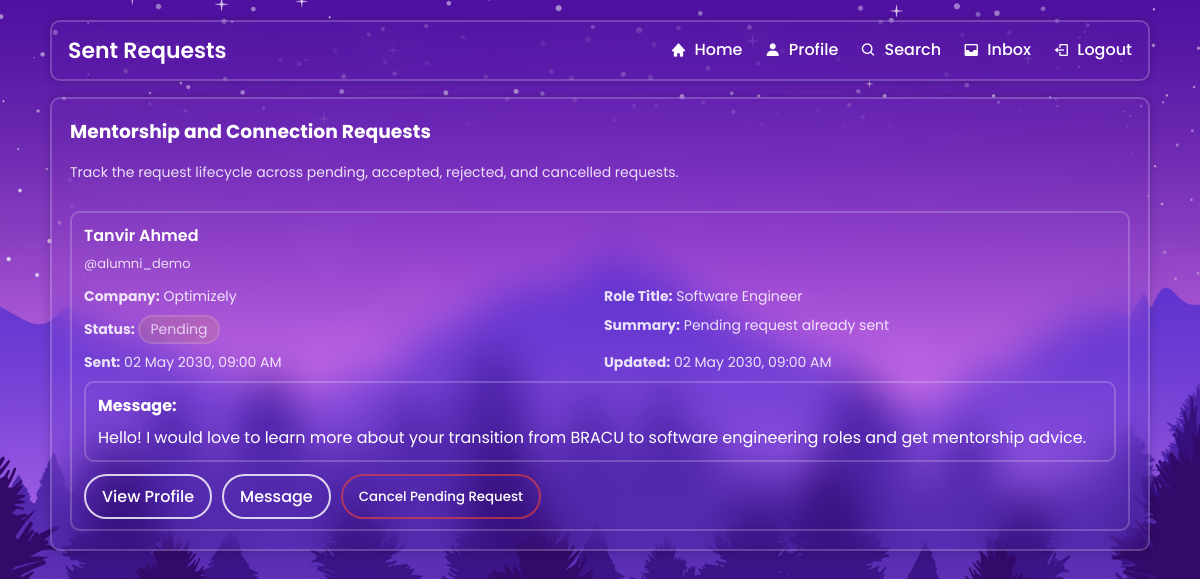
The page /sent_requests.php (signed in) on the database its author committed.
### tables this page shows
CREATE TABLE IF NOT EXISTS connection_requests (
    request_id INT UNSIGNED NOT NULL AUTO_INCREMENT,
    student_id INT UNSIGNED NOT NULL,
    alumni_id INT UNSIGNED NOT NULL,
    message TEXT NULL,
    status ENUM('pending', 'accepted', 'rejected', 'cancelled') NOT NULL DEFAULT 'pending',
    created_at TIMESTAMP NOT NULL DEFAULT CURRENT_TIMESTAMP,
    updated_at TIMESTAMP NOT NULL DEFAULT CURRENT_TIMESTAMP ON UPDATE CURRENT_TIMESTAMP,
    PRIMARY KEY (request_id),
    KEY idx_connection_requests_student_status (student_id, status),
    KEY idx_connection_requests_alumni_status (alumni_id, status),
    KEY idx_connection_requests_lookup (student_id, alumni_id, status),
    KEY idx_connection_requests_created_at (created_at),
    CONSTRAINT fk_connection_requests_student
        FOREIGN KEY (student_id) REFERENCES users (user_id)
        ON DELETE CASCADE
        ON UPDATE CASCADE,
    CONSTRAINT fk_connection_requests_alumni
        FOREIGN KEY (alumni_id) REFERENCES users (user_id)
        ON DELETE CASCADE
        ON UPDATE CASCADE
);

CREATE TABLE IF NOT EXISTS users (
    user_id INT UNSIGNED NOT NULL AUTO_INCREMENT,
    first_name VARCHAR(100) NOT NULL,
    last_name VARCHAR(100) NOT NULL,
    username VARCHAR(100) NOT NULL,
    password VARCHAR(255) NOT NULL,
    role ENUM('student', 'alumni', 'admin') NOT NULL,
    PRIMARY KEY (user_id),
    UNIQUE KEY uq_users_username (username),
    KEY idx_users_role (role)
);

CREATE TABLE IF NOT EXISTS alumni (
    user_id INT UNSIGNED NOT NULL,
    github VARCHAR(255) NOT NULL,
    linkedin VARCHAR(255) NOT NULL,
    sex ENUM('male', 'female', 'other') NOT NULL DEFAULT 'other',
    city VARCHAR(100) NOT NULL,
    country VARCHAR(100) NOT NULL,
    zip_code VARCHAR(20) NOT NULL,
    type ENUM('higher studies', 'corporate', 'self employed') NOT NULL DEFAULT 'higher studies',
    thesis VARCHAR(255) NOT NULL,
    university VARCHAR(255) NOT NULL,
    current_country VARCHAR(100) NOT NULL,
    degree_programme VARCHAR(255) NOT NULL,
    field_of_study VARCHAR(255) NOT NULL,
    company_name VARCHAR(255) NOT NULL,
    role_title VARCHAR(255) NOT NULL,
    employment_start_date DATE NULL,
    location VARCHAR(255) NOT NULL,
    business_name VARCHAR(255) NOT NULL,
    business_theme VARCHAR(255) NOT NULL,
    PRIMARY KEY (user_id),
    KEY idx_alumni_company_name (company_name),
    KEY idx_alumni_type (type),
    CONSTRAINT fk_alumni_user
        FOREIGN KEY (user_id) REFERENCES users (user_id)
        ON DELETE CASCADE
        ON UPDATE CASCADE
);

### auth.php (called while the page is built, shortened)
<?php
function e($value)
{
    return htmlspecialchars((string) ($value ?? ''), ENT_QUOTES, 'UTF-8');
}
function display_value($value, $fallback = 'Not provided')
{
    $value = trim((string) ($value ?? ''));
    return $value;
}
function connection_request_status_label($status)
{
    $status = trim((string) $status);
    return ucfirst($status);
}
function connection_request_status_note($status)
{
    switch (trim((string) $status)) {
        case 'pending':
            return 'Pending request already sent';
    }
}
function current_user_id()
{
    return $_SESSION['user_id'] ?? null;
}
?>

### sent_requests.php (the view, shortened to what this page needs)
<?php
require_once('auth.php');
require_once('DBconnect.php');
$student_id = (int) current_user_id();
$requests = [];
$query_error = '';
$sql = "SELECT cr.request_id, cr.message, cr.status, cr.created_at, cr.updated_at,
               u.user_id AS alumni_user_id, u.first_name, u.last_name, u.username,
               a.company_name, a.role_title
        FROM connection_requests cr
        JOIN users u ON cr.alumni_id = u.user_id
        LEFT JOIN alumni a ON a.user_id = u.user_id
        WHERE cr.student_id = ?
        ORDER BY FIELD(cr.status, 'pending', 'accepted', 'rejected', 'cancelled'), cr.updated_at DESC, cr.created_at DESC";
$stmt = $conn->prepare($sql);
if (!$stmt) {
    $query_error = 'We could not load your sent requests right now.';
} else {
    $stmt->bind_param("i", $student_id);
    $stmt->execute();
    $result = $stmt->get_result();
    if ($result) {
        while ($row = mysqli_fetch_assoc($result)) {
            $requests[] = $row;
        }
    }
}
?>
<!DOCTYPE html>
<html lang="en">
<head>
  <link rel="stylesheet" href="style.css" />
  <link rel="stylesheet" href="student_search_style.css" />
  <link href="https://unpkg.com/boxicons@2.1.4/css/boxicons.min.css" rel="stylesheet" />
</head>
<body>
<div class="page">
    <header class="glass hdr">
        <div class="title">Sent Requests</div>
        <nav class="links">
            <a href="student_home.php"><i class='bx bxs-home'></i><span>Home</span></a>
            <a href="student_profile.php"><i class='bx bxs-user'></i><span>Profile</span></a>
            <a href="student_search.php"><i class='bx bx-search'></i><span>Search</span></a>
            <a href="inbox.php"><i class='bx bxs-inbox'></i><span>Inbox</span></a>
            <a href="logout.php"><i class='bx bx-log-out'></i><span>Logout</span></a>
        </nav>
    </header>
    <section class="dash">
        <section class="glass card search-card">
            <h3>Mentorship and Connection Requests</h3>
            <p class="search-note">Track the request lifecycle across pending, accepted, rejected, and cancelled requests.</p>
            <?php if ($query_error): ?>
                <div class="no-results">
                    <p><?php echo e($query_error); ?></p>
                </div>
            <?php elseif (!empty($requests)): ?>
                <div class="search-results">
                    <?php foreach ($requests as $request): ?>
                        <div class="search-result-item">
                            <h4><?php echo e($request['first_name'] . ' ' . $request['last_name']); ?></h4>
                            <p class="result-handle">@<?php echo e($request['username']); ?></p>
                            <span><strong>Company:</strong> <?php echo e(display_value($request['company_name'])); ?></span>
                            <span><strong>Role Title:</strong> <?php echo e(display_value($request['role_title'])); ?></span>
                            <span><strong>Status:</strong> <span class="request-status request-status-<?php echo e($request['status']); ?>"><?php echo e(connection_request_status_label($request['status'])); ?></span></span>
                            <span><strong>Summary:</strong> <?php echo e(connection_request_status_note($request['status'])); ?></span>
                            <span><strong>Sent:</strong> <?php echo e(date('d M Y, h:i A', strtotime($request['created_at']))); ?></span>
                            <span><strong>Updated:</strong> <?php echo e(date('d M Y, h:i A', strtotime($request['updated_at']))); ?></span>
                            <div class="request-message-box">
                                <strong>Message:</strong>
                                <p class="request-message"><?php echo e(display_value($request['message'], 'No message included.')); ?></p>
                            </div>
                            <div class="result-actions">
                                <a href="view_alumni_profile.php?user_id=<?php echo e($request['alumni_user_id']); ?>" class="btn">View Profile</a>
                                <a href="inbox.php?to=<?php echo e($request['alumni_user_id']); ?>" class="btn">Message</a>
                                <?php if ($request['status'] === 'pending'): ?>
                                    <form method="POST" action="cancel_connection_request.php" class="inline-action-form">
                                        <button type="submit" class="btn btn-secondary">Cancel Pending Request</button>
                                    </form>
                                <?php endif; ?>
                            </div>
                        </div>
                    <?php endforeach; ?>
                </div>
            <?php endif; ?>
        </section>
    </section>
</div>
</body>
</html>

### style.css (style rules this page uses)
* { margin: 0; padding: 0; box-sizing: border-box; font-family: "Poppins", sans-serif; }
body { display: flex; justify-content: center; align-items: center; min-height: 100vh; background: url('img.jpg') no-repeat; background-size: cover; background-position: center; }

### student_search_style.css (style rules this page uses)
body { display: block !important; justify-content: initial !important; align-items: initial !important; min-height: 100vh; }
.glass { background: transparent; border: 2px solid rgba(255, 255, 255, .2); backdrop-filter: blur(20px); box-shadow: 0 0 10px rgba(0, 0, 0, .2); color: #fff; border-radius: 10px; }
.page { width: min(1100px, 92%); margin: 20px auto; }
.hdr { display: flex; justify-content: space-between; align-items: center; padding: 12px 16px; }
.hdr .title { font-size: 22px; font-weight: 600; }
.hdr .links a { color: #fff; text-decoration: none; margin-left: 18px; display: inline-flex; align-items: center; gap: 8px; font-weight: 500; }
.dash { margin-top: 16px; display: grid; grid-template-columns: 1.6fr 1fr; grid-template-rows: auto 1fr; gap: 20px; min-height: calc(100vh - 140px); }
.card { padding: 18px; }
.search-card { grid-column: 1 / span 2; display: flex; flex-direction: column; gap: 16px; }
.search-note { margin: 0; font-size: 14px; opacity: .85; }
.search-results { display: grid; gap: 12px; margin-top: 12px; }
.search-result-item { border: 2px solid rgba(255, 255, 255, .2); border-radius: 10px; padding: 10px 12px; display: grid; grid-template-columns: 1fr 1fr; gap: 8px; }
.search-result-item h4 { margin: 0; font-size: 16px; font-weight: 600; grid-column: 1 / -1; }
.result-handle { margin: -2px 0 4px; font-size: 13px; opacity: .8; grid-column: 1 / -1; }
.search-result-item span { font-size: 14px; opacity: .85; }
.result-actions { grid-column: 1 / -1; display: flex; gap: 10px; flex-wrap: wrap; margin-top: 4px; }
.result-actions .btn { padding: 8px 16px; background: transparent; border: 2px solid rgba(255,255,255,0.8); border-radius: 40px; color: #fff; font-weight: 500; cursor: pointer; transition: all 0.3s ease; text-decoration: none; }
.result-actions .btn-secondary { border-color: rgba(244, 67, 54, 0.6); }
.inline-action-form { display: inline-flex; margin: 0; }
.request-status { display: inline-flex; align-items: center; padding: 2px 10px; border-radius: 999px; border: 2px solid rgba(255, 255, 255, .2); font-size: 12px; text-transform: capitalize; }
.request-status-pending { background: rgba(255, 193, 7, 0.16); }
.request-message-box { grid-column: 1 / -1; border: 2px solid rgba(255, 255, 255, .2); border-radius: 10px; padding: 10px 12px; }
.request-message { margin: 8px 0 0; line-height: 1.5; }

### rows shown on the page
connection_requests: alumni.last_name "Tanvir Ahmed", alumni.username "alumni_demo", alumni.company_name "Optimizely", alumni.role_title "Software Engineer", status "Pending", status "Pending request already sent", created_at "02 May 2030, 09:00 AM", updated_at "02 May 2030, 09:00 AM", message "Hello! I would love to learn more about your transition from BRACU to software engineering roles and get mentorship advice."
